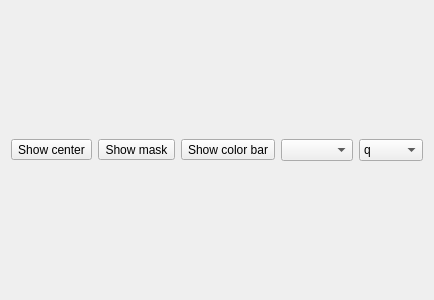
<?xml version="1.0" encoding="UTF-8"?>
<ui version="4.0">
 <class>Form</class>
 <widget class="QWidget" name="Form">
  <property name="geometry">
   <rect>
    <x>0</x>
    <y>0</y>
    <width>400</width>
    <height>300</height>
   </rect>
  </property>
  <property name="windowTitle">
   <string>Form</string>
  </property>
  <property name="windowIcon">
   <iconset resource="../../resource/icons/icons.qrc">
    <normaloff>:/icons/exposureviewer.svg</normaloff>:/icons/exposureviewer.svg</iconset>
  </property>
  <layout class="QVBoxLayout" name="verticalLayout">
   <item>
    <layout class="QHBoxLayout" name="horizontalLayout">
     <item>
      <widget class="QToolButton" name="showCenterToolButton">
       <property name="text">
        <string>Show center</string>
       </property>
       <property name="icon">
        <iconset resource="../../resource/icons/icons.qrc">
         <normaloff>:/icons/pixelhunt.svg</normaloff>:/icons/pixelhunt.svg</iconset>
       </property>
       <property name="checkable">
        <bool>true</bool>
       </property>
      </widget>
     </item>
     <item>
      <widget class="QToolButton" name="showMaskToolButton">
       <property name="text">
        <string>Show mask</string>
       </property>
       <property name="icon">
        <iconset resource="../../resource/icons/icons.qrc">
         <normaloff>:/icons/flipmask.svg</normaloff>:/icons/flipmask.svg</iconset>
       </property>
       <property name="checkable">
        <bool>true</bool>
       </property>
      </widget>
     </item>
     <item>
      <widget class="QToolButton" name="showColorBarToolButton">
       <property name="text">
        <string>Show color bar</string>
       </property>
       <property name="icon">
        <iconset resource="../../resource/icons/icons.qrc">
         <normaloff>:/icons/colorbar.svg</normaloff>:/icons/colorbar.svg</iconset>
       </property>
       <property name="checkable">
        <bool>true</bool>
       </property>
      </widget>
     </item>
     <item>
      <widget class="QComboBox" name="paletteComboBox"/>
     </item>
     <item>
      <widget class="QComboBox" name="axisScaleComboBox">
       <item>
        <property name="text">
         <string>q</string>
        </property>
       </item>
       <item>
        <property name="text">
         <string>pixel</string>
        </property>
       </item>
       <item>
        <property name="text">
         <string>radius</string>
        </property>
       </item>
      </widget>
     </item>
     <item>
      <spacer name="horizontalSpacer">
       <property name="orientation">
        <enum>Qt::Horizontal</enum>
       </property>
       <property name="sizeHint" stdset="0">
        <size>
         <width>40</width>
         <height>20</height>
        </size>
       </property>
      </spacer>
     </item>
    </layout>
   </item>
   <item>
    <layout class="QVBoxLayout" name="figureVerticalLayout"/>
   </item>
  </layout>
 </widget>
 <resources>
  <include location="../../resource/icons/icons.qrc"/>
 </resources>
 <connections/>
</ui>
